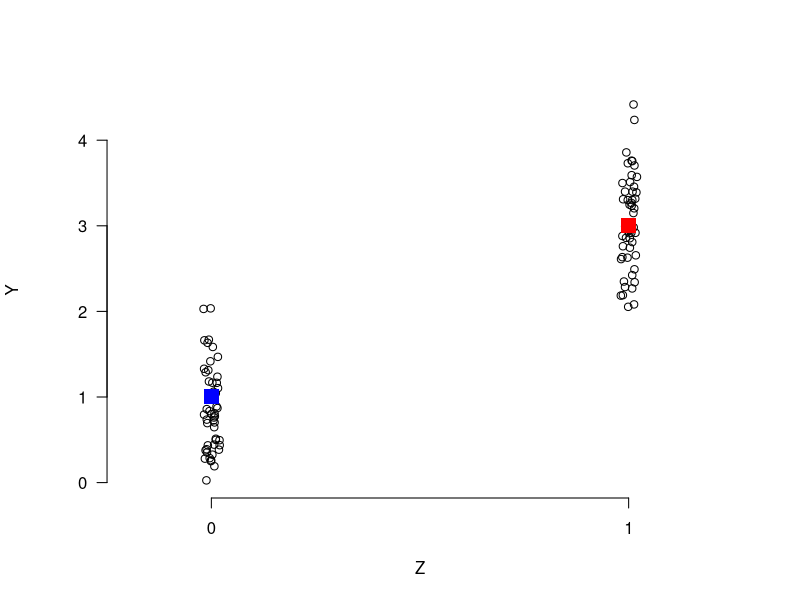
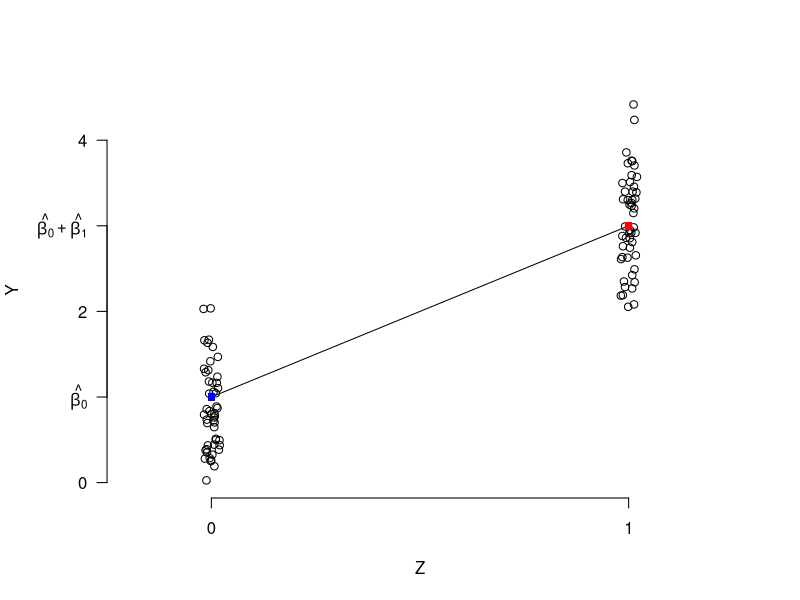
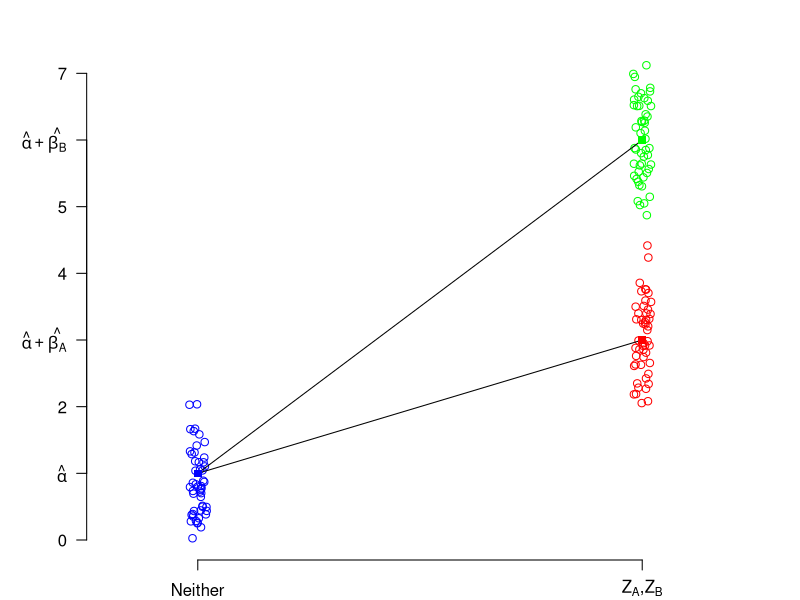
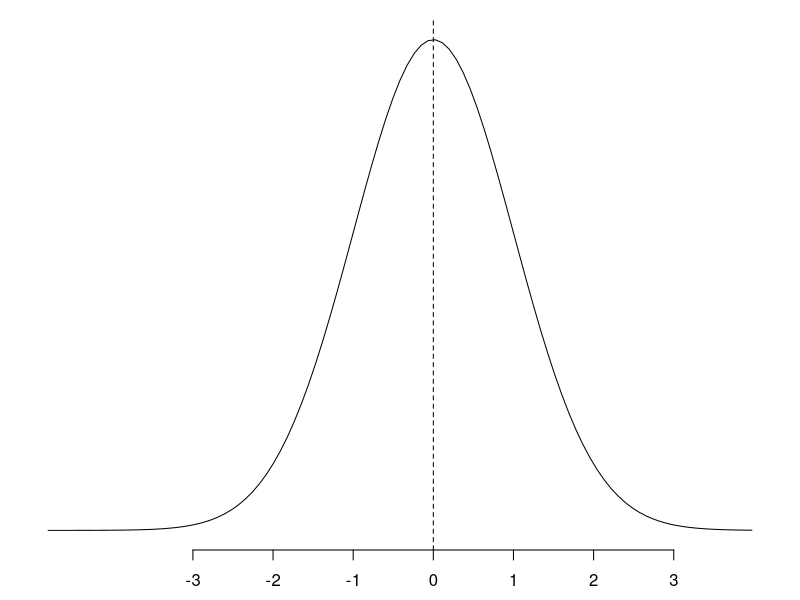
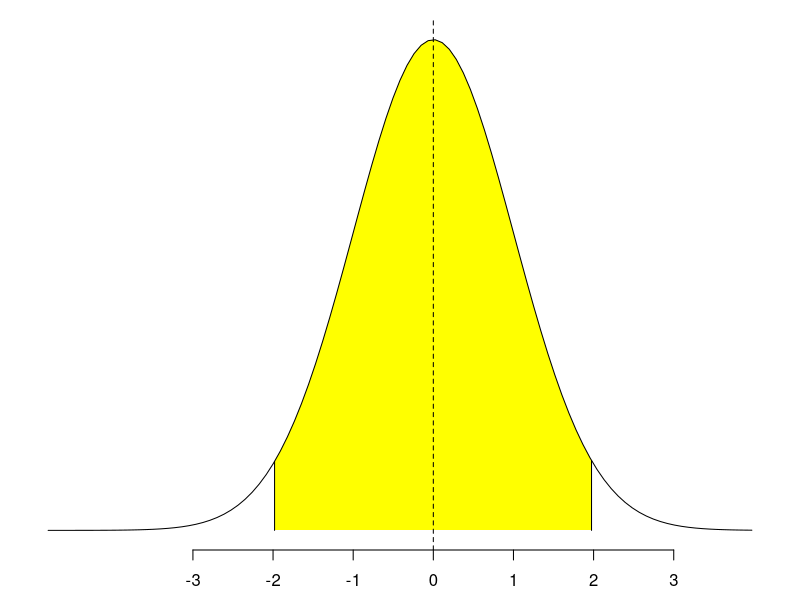
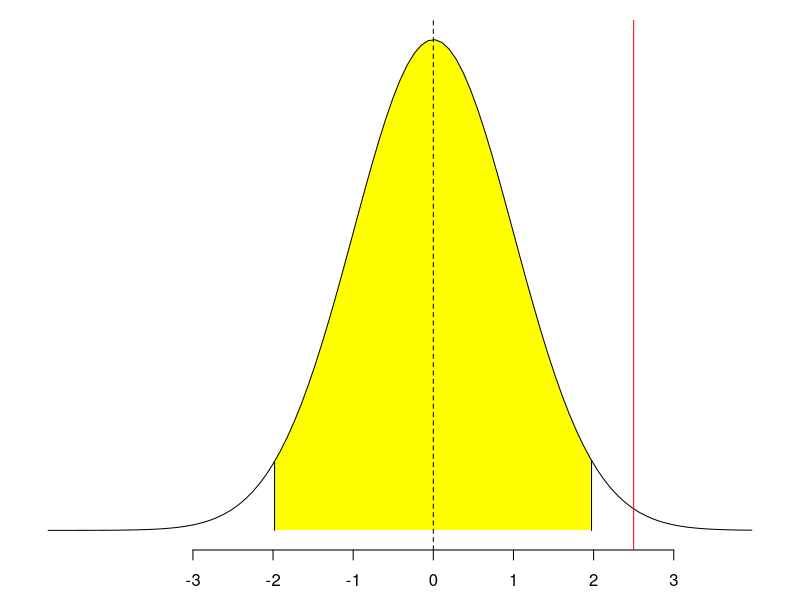
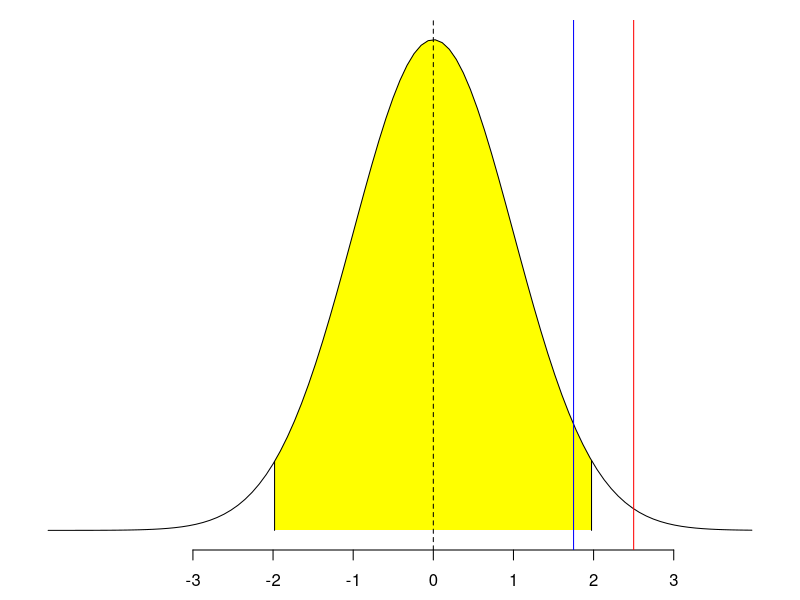
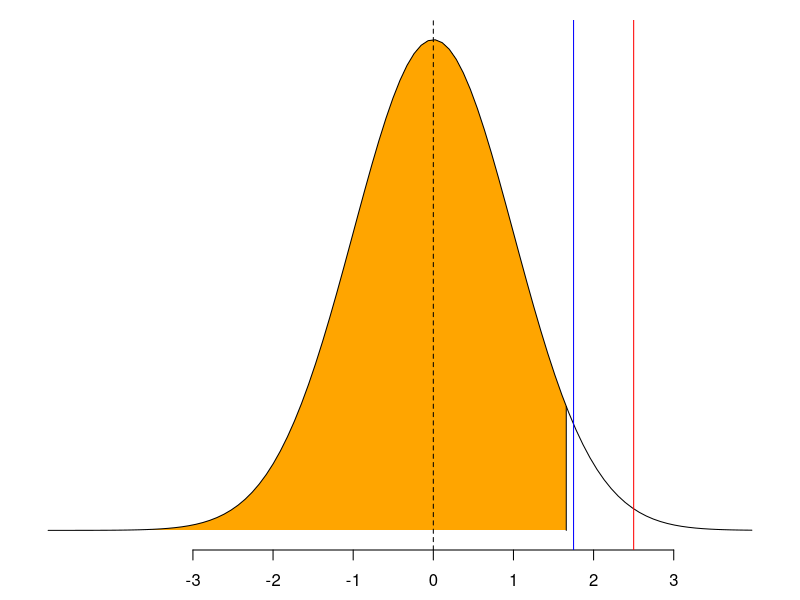

These figures' R source, in order:
## estimation_ht_figs.R
## Nahomi Ichino
## figs for est-HT-1-slides-en-fr.Rmd

## Estimator 1: Linear Regression for simple experiment

library(plotrix)


## simple randomization
set.seed(202406)
y1 <- rnorm(50,3,0.5)
z1 <- jitter(rep(1,50))
y0 <- rnorm(50,1,0.5)
z0 <- jitter(rep(0,50))
y2 <- rnorm(50,6,0.5)
z2 <- jitter(rep(1,50))

miny <- min(c(y0,y1))
maxy <- max(c(y0,y1))

png(file="diff-in-means.png", width=760, height=760, pointsize=36)
# par(mar=c(3,3,2,2))

plot(c(-0.25,1.25), c(0, 4.5), type="n", main="", xlab="Z", ylab="Y", axes=FALSE)
axis(1, at=c(0,1))
axis(2, at=c(0,2,4), las=2, pos=-0.25)
axis(2, at=c(1,3), labels=c("1", "3"), las=2, pos=-0.25)
points(z0,y0)
points(z1,y1)
points(0,1, pch=15, col="blue", cex=2)
points(1,3, pch=15, col="red", cex=2)
# segments(x0=0, y0=1, x1=1, y1=3)

dev.off()


png(file="regression1.png", width=760, height=760, pointsize=36)
# par(mar=c(2,3,1,1))

plot(c(-0.25,1.25), c(0, 4.5), type="n", main="", xlab="Z", ylab="Y", axes=FALSE)
axis(1, at=c(0,1))
axis(2, at=c(0,2,4), las=2, pos=-0.25)
axis(2, at=c(1,3), labels=c(expression(paste(hat(beta[0]))), expression(paste(hat(beta[0])+hat(beta[1])))), las=2, pos=-0.25)
points(z0,y0)
points(z1,y1)
segments(x0=0, y0=1, x1=1, y1=3)
points(0,1, pch=15, col="blue")
points(1,3, pch=15, col="red")

dev.off()

png(file="regression2.png", width=760, height=760, pointsize=30)
par(mar=c(2,3,1,1))

plot(c(-0.25,1.25), c(0, 7.5), type="n", main="", xlab="Z", ylab="Y", axes=FALSE)
axis(1, at=c(0,1), labels=c("Neither", expression(paste(Z[A], ",", Z[B]))))
axis(2, at=c(0,2,4,5,7), las=2, pos=-0.25)
axis(2, at=c(1,3,6), labels=c(expression(paste(hat(alpha))), expression(paste(hat(alpha)+hat(beta[A]))), expression(paste(hat(alpha)+hat(beta[B])))), las=2, pos=-0.25)
points(z0,y0, col="blue")
points(z1,y1, col="red")
points(z2,y2, col="green")
segments(x0=0, y0=1, x1=1, y1=3)
segments(x0=0, y0=1, x1=1, y1=6)
points(0,1, pch=15, col="blue", cex=1)
points(1,3, pch=15, col="red", cex=1)
points(1,6, pch=15, col="green", cex=1)
dev.off()

## hypothesis testing
set.seed(23456)
x <- rnorm(60000)
y <- dnorm(x, 0, 1)

png(file="HT1-null.png", width=760, height=180, pointsize=12)
par(mar=c(2.5,1,1,1))
plot(x, y, type = "n", axes=FALSE, ylab="", xlab="")
axis(1, at=c(-3,-2,-1,0,1,2,3))
curve(dnorm(x,0,1), add=TRUE)
abline(v=0, lty=2)
dev.off()


png(file="HT2-null5percent.png", width=760, height=180, pointsize=12)
par(mar=c(2.5,1,1,1))
plot(x, y, type = "n", axes=FALSE, ylab="", xlab="")
axis(1, at=c(-3,-2,-1,0,1,2,3))
x2 <- seq(quantile(x,0.025),quantile(x,0.975),0.01)
y2 <- dnorm(x2, 0, 1)
x2 <- c(quantile(x,0.025), x2, quantile(x,0.975))
y2 <- c(0,y2,0)
polygon(x2,y2, col="yellow", border=NA)
curve(dnorm(x,0,1), add=TRUE)
abline(v=0, lty=2)
segments(x0=quantile(x,0.025),y0=0,
         x1=quantile(x,0.025),y1=dnorm(quantile(x,0.025)))
segments(x0=quantile(x,0.975),y0=0,
         x1=quantile(x,0.975),y1=dnorm(quantile(x,0.975)))
dev.off()


png(file="HT3-twosidedrejectonly.png", width=760, height=180, pointsize=12)
par(mar=c(2.5,1,1,1))
plot(x, y, type = "n", axes=FALSE, ylab="", xlab="")
axis(1, at=c(-3,-2,-1,0,1,2,3))
x2 <- seq(quantile(x,0.025),quantile(x,0.975),0.01)
y2 <- dnorm(x2, 0, 1)
x2 <- c(quantile(x,0.025), x2, quantile(x,0.975))
y2 <- c(0,y2,0)
polygon(x2,y2, col="yellow", border=NA)
curve(dnorm(x,0,1), add=TRUE)
abline(v=0, lty=2)
segments(x0=quantile(x,0.025),y0=0,
         x1=quantile(x,0.025),y1=dnorm(quantile(x,0.025)))
segments(x0=quantile(x,0.975),y0=0,
         x1=quantile(x,0.975),y1=dnorm(quantile(x,0.975)))
abline(v=2.5, col="red")
dev.off()

png(file="HT4-twosided.png", width=760, height=180, pointsize=12)
par(mar=c(2.5,1,1,1))
plot(x, y, type = "n", axes=FALSE, ylab="", xlab="")
axis(1, at=c(-3,-2,-1,0,1,2,3))
x2 <- seq(quantile(x,0.025),quantile(x,0.975),0.01)
y2 <- dnorm(x2, 0, 1)
x2 <- c(quantile(x,0.025), x2, quantile(x,0.975))
y2 <- c(0,y2,0)
polygon(x2,y2, col="yellow", border=NA)
curve(dnorm(x,0,1), add=TRUE)
abline(v=0, lty=2)
segments(x0=quantile(x,0.025),y0=0,
         x1=quantile(x,0.025),y1=dnorm(quantile(x,0.025)))
segments(x0=quantile(x,0.975),y0=0,
         x1=quantile(x,0.975),y1=dnorm(quantile(x,0.975)))
abline(v=2.5, col="red")
abline(v=1.75, col="blue")
dev.off()

png(file="HT5-onesided5pc.png", width=760, height=180, pointsize=12)
par(mar=c(2.5,1,1,1))
plot(x, y, type = "n", axes=FALSE, ylab="", xlab="")
axis(1, at=c(-3,-2,-1,0,1,2,3))
x2 <- seq(quantile(x,0),quantile(x,0.95),0.01)
y2 <- dnorm(x2, 0, 1)
x2 <- c(quantile(x,0), x2, quantile(x,0.95))
y2 <- c(0,y2,0)
polygon(x2,y2, col="orange", border=NA)
segments(x0=quantile(x,0.95),y0=0,
         x1=quantile(x,0.95),y1=dnorm(quantile(x,0.95)))
curve(dnorm(x,0,1), add=TRUE)
abline(v=0, lty=2)
abline(v=1.75, col="blue")
abline(v=2.5, col="red")
dev.off()


## FOR ONE-SIDED
png(file="HT6-pvalue.png", width=760, height=180, pointsize=12)
par(mar=c(2.5,1,1,1))
plot(x, y, type = "n", axes=FALSE, ylab="", xlab="")
axis(1, at=c(-3,-2,-1,0,1,2,3))
# x2 <- seq(quantile(x,0.025),quantile(x,0.975),0.01)
# y2 <- dnorm(x2, 0, 1)
# x2 <- c(quantile(x,0.025), x2, quantile(x,0.975))
# y2 <- c(0,y2,0)
# polygon(x2,y2, col="yellow", border=NA)
x2 <- seq(quantile(x,0),quantile(x,0.95),0.01)
y2 <- dnorm(x2, 0, 1)
x2 <- c(quantile(x,0), x2, quantile(x,0.95))
y2 <- c(0,y2,0)
polygon(x2,y2, col="orange", border=NA)
segments(x0=quantile(x,0.95),y0=0,
         x1=quantile(x,0.95),y1=dnorm(quantile(x,0.95)))
x2 <- seq(2.5, quantile(x,1),0.01)
y2 <- dnorm(x2, 0, 1)
x2 <- c(2.5, x2, quantile(x,1))
y2 <- c(0,y2,0)
polygon(x2,y2, col="red", border=NA)

curve(dnorm(x,0,1), add=TRUE)
abline(v=0, lty=2)
# segments(x0=quantile(x,0.025),y0=0,
#          x1=quantile(x,0.025),y1=dnorm(quantile(x,0.025)))
# segments(x0=quantile(x,0.975),y0=0,
#          x1=quantile(x,0.975),y1=dnorm(quantile(x,0.975)))
abline(v=2.5, col="red")
dev.off()

mean(x>=2.5) #0.00625


## regression with blocks
blocks <- c("J","J","J","K","K","K","L","L","L")
z <- c(0,1,0,1,0,0,1,0,0)
y <- c(4,3,2,3,0,2,4,0,2)

round(summary(lm(y~z+as.factor(blocks)))$coef,3)
